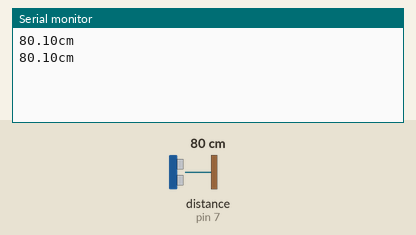
Recording of a sketch running on a simulated Arduino Uno, built with avr-gcc and run on an emulated ATmega328P. Parts: the last lines printed to the serial monitor. Wiring (inferred from the names in the program): ultrasonic range finder: trigger pin 6; echo pin 7. Inputs (shaded band) come from the test bench; at power-on: distance to the obstacle (sensor on pin 7) 80 cm. The echo pulse lasts 58.3 µs per cm.

Above: at 1.8 s.
1.9 s: distance to the obstacle (sensor on pin 7) set to 2 cm
At 2.7 s:
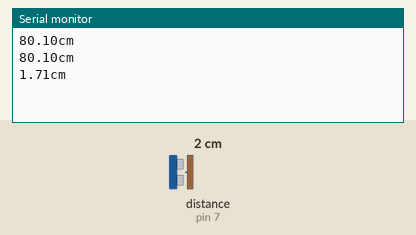
3.4 s: distance to the obstacle (sensor on pin 7) set to 4 cm
At 4.8 s:
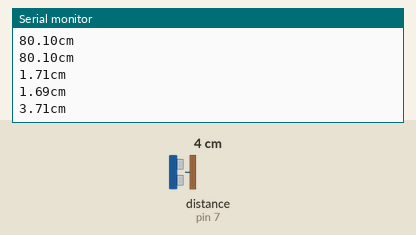
Timing chart, 0 to 6.4 s (numbered marks = the images above; inputs shaded):
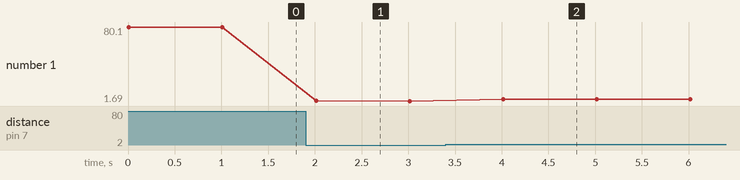

Measured:
- after the input at 1.9 s, the serial monitor: prints a new line after 0.11 s (image 1)
- after the input at 3.4 s, the serial monitor: prints a new line after 0.61 s (image 2)
- plotted number 1: 80.1 → 1.69 after the input at 1.9 s, 1.69 → 3.71 after the input at 3.4 s

The sketch:

chaoshengbo.ino
```cpp
byte trigPin = 6;
byte echoPin = 7;
double distance;

void setup() {
  // put your setup code here, to run once:
  Serial.begin(9600);
  pinMode(trigPin, OUTPUT);
  pinMode(echoPin, INPUT);
  digitalWrite(trigPin, LOW);
}

void loop() {
  // put your main code here, to run repeatedly:
  digitalWrite(trigPin, HIGH);
  delayMicroseconds(10);
  digitalWrite(trigPin, LOW);

  distance = pulseIn(echoPin, HIGH) / 58.0;
  Serial.print(distance);
  Serial.println("cm");
  delay(1000);
}
```
